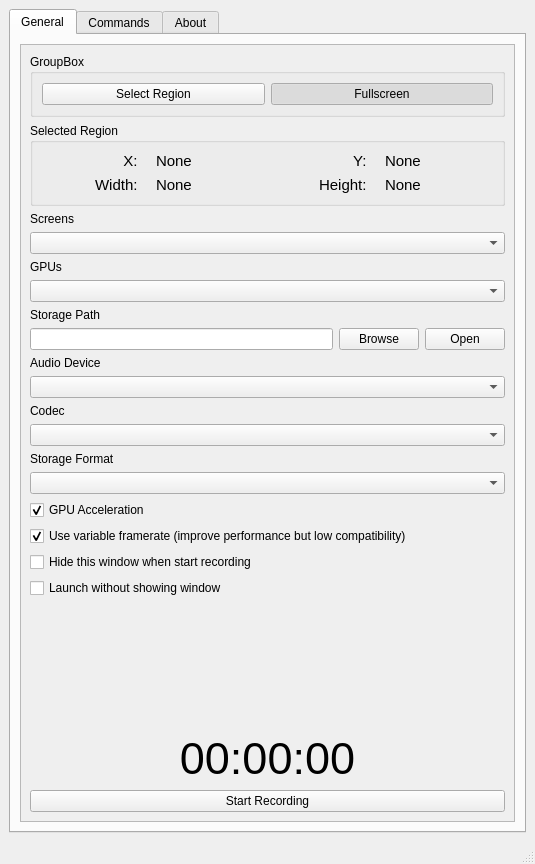
<?xml version="1.0" encoding="UTF-8"?>
<ui version="4.0">
 <class>MainWindow</class>
 <widget class="QMainWindow" name="MainWindow">
  <property name="geometry">
   <rect>
    <x>0</x>
    <y>0</y>
    <width>535</width>
    <height>864</height>
   </rect>
  </property>
  <property name="windowTitle">
   <string>MainWindow</string>
  </property>
  <widget class="QWidget" name="centralwidget">
   <layout class="QVBoxLayout" name="verticalLayout">
    <item>
     <layout class="QHBoxLayout" name="horizontalLayout_4"/>
    </item>
    <item>
     <widget class="QTabWidget" name="tabWidget">
      <property name="currentIndex">
       <number>0</number>
      </property>
      <widget class="QWidget" name="tab">
       <attribute name="title">
        <string>General</string>
       </attribute>
       <layout class="QHBoxLayout" name="horizontalLayout">
        <item>
         <widget class="QScrollArea" name="scrollArea">
          <property name="widgetResizable">
           <bool>true</bool>
          </property>
          <widget class="QWidget" name="scrollAreaWidgetContents">
           <property name="geometry">
            <rect>
             <x>0</x>
             <y>0</y>
             <width>493</width>
             <height>743</height>
            </rect>
           </property>
           <layout class="QVBoxLayout" name="verticalLayout_4">
            <item>
             <widget class="QGroupBox" name="groupBox">
              <property name="title">
               <string>GroupBox</string>
              </property>
              <layout class="QHBoxLayout" name="horizontalLayout_3">
               <item>
                <widget class="QPushButton" name="pushButton_set_region">
                 <property name="text">
                  <string>Select Region</string>
                 </property>
                 <property name="checkable">
                  <bool>true</bool>
                 </property>
                 <property name="autoExclusive">
                  <bool>true</bool>
                 </property>
                </widget>
               </item>
               <item>
                <widget class="QPushButton" name="pushButton_set_fullscreen">
                 <property name="text">
                  <string>Fullscreen</string>
                 </property>
                 <property name="checkable">
                  <bool>true</bool>
                 </property>
                 <property name="checked">
                  <bool>true</bool>
                 </property>
                 <property name="autoExclusive">
                  <bool>true</bool>
                 </property>
                </widget>
               </item>
              </layout>
             </widget>
            </item>
            <item>
             <widget class="QGroupBox" name="groupBox_selected_region">
              <property name="enabled">
               <bool>true</bool>
              </property>
              <property name="sizePolicy">
               <sizepolicy hsizetype="Preferred" vsizetype="Preferred">
                <horstretch>0</horstretch>
                <verstretch>0</verstretch>
               </sizepolicy>
              </property>
              <property name="sizeIncrement">
               <size>
                <width>0</width>
                <height>0</height>
               </size>
              </property>
              <property name="baseSize">
               <size>
                <width>0</width>
                <height>0</height>
               </size>
              </property>
              <property name="title">
               <string>Selected Region</string>
              </property>
              <layout class="QGridLayout" name="gridLayout">
               <item row="0" column="1">
                <widget class="QLabel" name="label_X">
                 <property name="sizePolicy">
                  <sizepolicy hsizetype="Preferred" vsizetype="Preferred">
                   <horstretch>0</horstretch>
                   <verstretch>0</verstretch>
                  </sizepolicy>
                 </property>
                 <property name="font">
                  <font>
                   <pointsize>11</pointsize>
                  </font>
                 </property>
                 <property name="text">
                  <string>None</string>
                 </property>
                 <property name="alignment">
                  <set>Qt::AlignmentFlag::AlignLeading|Qt::AlignmentFlag::AlignLeft|Qt::AlignmentFlag::AlignVCenter</set>
                 </property>
                </widget>
               </item>
               <item row="0" column="2">
                <widget class="QLabel" name="label_8">
                 <property name="sizePolicy">
                  <sizepolicy hsizetype="Preferred" vsizetype="Preferred">
                   <horstretch>0</horstretch>
                   <verstretch>0</verstretch>
                  </sizepolicy>
                 </property>
                 <property name="font">
                  <font>
                   <pointsize>11</pointsize>
                  </font>
                 </property>
                 <property name="text">
                  <string>Y:   </string>
                 </property>
                 <property name="alignment">
                  <set>Qt::AlignmentFlag::AlignRight|Qt::AlignmentFlag::AlignTrailing|Qt::AlignmentFlag::AlignVCenter</set>
                 </property>
                </widget>
               </item>
               <item row="1" column="0">
                <widget class="QLabel" name="label_10">
                 <property name="font">
                  <font>
                   <pointsize>11</pointsize>
                  </font>
                 </property>
                 <property name="text">
                  <string>Width:   </string>
                 </property>
                 <property name="alignment">
                  <set>Qt::AlignmentFlag::AlignRight|Qt::AlignmentFlag::AlignTrailing|Qt::AlignmentFlag::AlignVCenter</set>
                 </property>
                </widget>
               </item>
               <item row="1" column="3">
                <widget class="QLabel" name="label_height">
                 <property name="font">
                  <font>
                   <pointsize>11</pointsize>
                  </font>
                 </property>
                 <property name="text">
                  <string>None</string>
                 </property>
                </widget>
               </item>
               <item row="0" column="0">
                <widget class="QLabel" name="label_7">
                 <property name="sizePolicy">
                  <sizepolicy hsizetype="Preferred" vsizetype="Preferred">
                   <horstretch>0</horstretch>
                   <verstretch>0</verstretch>
                  </sizepolicy>
                 </property>
                 <property name="font">
                  <font>
                   <pointsize>11</pointsize>
                  </font>
                 </property>
                 <property name="cursor">
                  <cursorShape>ArrowCursor</cursorShape>
                 </property>
                 <property name="text">
                  <string>X:   </string>
                 </property>
                 <property name="alignment">
                  <set>Qt::AlignmentFlag::AlignRight|Qt::AlignmentFlag::AlignTrailing|Qt::AlignmentFlag::AlignVCenter</set>
                 </property>
                </widget>
               </item>
               <item row="0" column="3">
                <widget class="QLabel" name="label_Y">
                 <property name="sizePolicy">
                  <sizepolicy hsizetype="Preferred" vsizetype="Preferred">
                   <horstretch>0</horstretch>
                   <verstretch>0</verstretch>
                  </sizepolicy>
                 </property>
                 <property name="font">
                  <font>
                   <pointsize>11</pointsize>
                  </font>
                 </property>
                 <property name="text">
                  <string>None</string>
                 </property>
                </widget>
               </item>
               <item row="1" column="2">
                <widget class="QLabel" name="label_12">
                 <property name="font">
                  <font>
                   <pointsize>11</pointsize>
                  </font>
                 </property>
                 <property name="text">
                  <string>Height:   </string>
                 </property>
                 <property name="alignment">
                  <set>Qt::AlignmentFlag::AlignRight|Qt::AlignmentFlag::AlignTrailing|Qt::AlignmentFlag::AlignVCenter</set>
                 </property>
                </widget>
               </item>
               <item row="1" column="1">
                <widget class="QLabel" name="label_width">
                 <property name="font">
                  <font>
                   <pointsize>11</pointsize>
                  </font>
                 </property>
                 <property name="text">
                  <string>None</string>
                 </property>
                </widget>
               </item>
              </layout>
             </widget>
            </item>
            <item>
             <widget class="QLabel" name="label_screens">
              <property name="text">
               <string>Screens</string>
              </property>
             </widget>
            </item>
            <item>
             <widget class="QComboBox" name="comboBox_screens">
              <property name="whatsThis">
               <string/>
              </property>
             </widget>
            </item>
            <item>
             <widget class="QLabel" name="label_2">
              <property name="text">
               <string>GPUs</string>
              </property>
             </widget>
            </item>
            <item>
             <widget class="QComboBox" name="comboBox_GPUs"/>
            </item>
            <item>
             <widget class="QLabel" name="label_4">
              <property name="text">
               <string>Storage Path</string>
              </property>
             </widget>
            </item>
            <item>
             <layout class="QHBoxLayout" name="horizontalLayout_2">
              <property name="topMargin">
               <number>0</number>
              </property>
              <item>
               <widget class="QLineEdit" name="lineEdit_path">
                <property name="text">
                 <string/>
                </property>
               </widget>
              </item>
              <item>
               <widget class="QPushButton" name="pushButton_browse">
                <property name="text">
                 <string>Browse</string>
                </property>
               </widget>
              </item>
              <item>
               <widget class="QPushButton" name="pushButton_open_path">
                <property name="text">
                 <string>Open</string>
                </property>
               </widget>
              </item>
             </layout>
            </item>
            <item>
             <widget class="QLabel" name="label">
              <property name="text">
               <string>Audio Device</string>
              </property>
             </widget>
            </item>
            <item>
             <widget class="QComboBox" name="comboBox_audio_device"/>
            </item>
            <item>
             <widget class="QLabel" name="label_3">
              <property name="sizePolicy">
               <sizepolicy hsizetype="Preferred" vsizetype="Maximum">
                <horstretch>0</horstretch>
                <verstretch>0</verstretch>
               </sizepolicy>
              </property>
              <property name="text">
               <string>Codec</string>
              </property>
             </widget>
            </item>
            <item>
             <widget class="QComboBox" name="comboBox_codec"/>
            </item>
            <item>
             <widget class="QLabel" name="label_5">
              <property name="text">
               <string>Storage Format</string>
              </property>
             </widget>
            </item>
            <item>
             <widget class="QComboBox" name="comboBox_format"/>
            </item>
            <item>
             <widget class="QCheckBox" name="checkBox_use_GPU">
              <property name="text">
               <string>GPU Acceleration</string>
              </property>
              <property name="checkable">
               <bool>true</bool>
              </property>
              <property name="checked">
               <bool>true</bool>
              </property>
             </widget>
            </item>
            <item>
             <widget class="QCheckBox" name="checkBox_variable_frame">
              <property name="text">
               <string>Use variable framerate (improve performance but low compatibility)</string>
              </property>
              <property name="checked">
               <bool>true</bool>
              </property>
             </widget>
            </item>
            <item>
             <widget class="QCheckBox" name="checkBox_hide">
              <property name="text">
               <string>Hide this window when start recording</string>
              </property>
             </widget>
            </item>
            <item>
             <widget class="QCheckBox" name="checkBox_launch_silently">
              <property name="text">
               <string>Launch without showing window</string>
              </property>
             </widget>
            </item>
            <item>
             <spacer name="verticalSpacer">
              <property name="orientation">
               <enum>Qt::Orientation::Vertical</enum>
              </property>
              <property name="sizeHint" stdset="0">
               <size>
                <width>20</width>
                <height>60</height>
               </size>
              </property>
             </spacer>
            </item>
            <item>
             <widget class="QLabel" name="label_time">
              <property name="font">
               <font>
                <pointsize>34</pointsize>
               </font>
              </property>
              <property name="text">
               <string>00:00:00</string>
              </property>
              <property name="alignment">
               <set>Qt::AlignmentFlag::AlignCenter</set>
              </property>
             </widget>
            </item>
            <item>
             <widget class="QPushButton" name="pushButton_record">
              <property name="text">
               <string>Start Recording</string>
              </property>
              <property name="icon">
               <iconset resource="resources.qrc">
                <normaloff>:/icon/record.svg</normaloff>:/icon/record.svg</iconset>
              </property>
             </widget>
            </item>
           </layout>
          </widget>
         </widget>
        </item>
       </layout>
      </widget>
      <widget class="QWidget" name="tab_3">
       <attribute name="title">
        <string>Commands</string>
       </attribute>
       <layout class="QVBoxLayout" name="verticalLayout_3">
        <item>
         <widget class="QTextBrowser" name="textBrowser_commands"/>
        </item>
       </layout>
      </widget>
      <widget class="QWidget" name="tab_2">
       <attribute name="title">
        <string>About</string>
       </attribute>
       <layout class="QVBoxLayout" name="verticalLayout_2">
        <item>
         <widget class="QTextBrowser" name="textBrowser_about"/>
        </item>
       </layout>
      </widget>
     </widget>
    </item>
   </layout>
  </widget>
  <widget class="QMenuBar" name="menubar">
   <property name="geometry">
    <rect>
     <x>0</x>
     <y>0</y>
     <width>535</width>
     <height>22</height>
    </rect>
   </property>
  </widget>
  <widget class="QStatusBar" name="statusbar"/>
 </widget>
 <resources>
  <include location="resources.qrc"/>
 </resources>
 <connections/>
</ui>
